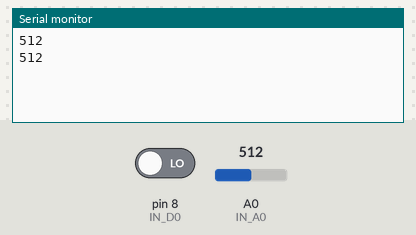
Recording of a sketch running on a simulated Arduino Uno, built with avr-gcc and run on an emulated ATmega328P. On the bench: the last lines printed to the serial monitor. Inputs (shaded band) come from the test bench; at power-on: A0 (IN_A0) = 512, pin 8 (IN_D0) LOW.

Above: at 1.8 s.
1.9 s: A0 (IN_A0) set to 716
At 2.8 s:
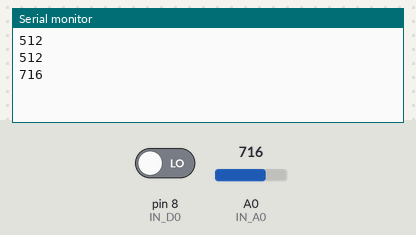
3.4 s: A0 (IN_A0) set to 900
At 4.3 s:
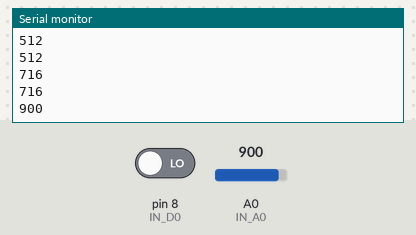
Timing chart, 0 to 6.4 s (numbered marks = the images above; inputs shaded):
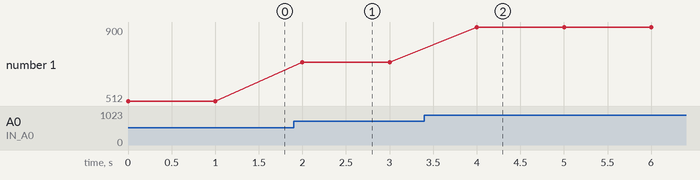

Measured:
- after the input at 1.9 s, the serial monitor: prints a new line after 0.10 s (image 1)
- after the input at 3.4 s, the serial monitor: prints a new line after 0.60 s (image 2)
- plotted number 1: 512 → 716 after the input at 1.9 s, 716 → 900 after the input at 3.4 s

The sketch:

theOtherLine.ino
```cpp
// (c) Michael Schoeffler 2017, http://www.mschoeffler.de
//#include <Wire.h>
//#include <LiquidCrystal_I2C.h>

//LiquidCrystal_I2C lcd(0x27, 2, 1, 0, 4, 5, 6, 7, 3, POSITIVE); // initializes the LCM1602 IIC V1 (LCD module)
// 0x27 is the I2C address. This address might be different.

const int IN_A0 = A0; // analog input
const int IN_D0 = 8; // digital input

void setup() {
  Serial.begin(9600);
  pinMode (IN_A0, INPUT);
  pinMode (IN_D0, INPUT);

  //lcd.begin(16, 2); // begins connection to the LCD module
  //lcd.backlight(); // turns on the backlight
}

int value_A0;
bool value_D0;

void loop() {

  value_A0 = analogRead(IN_A0); // reads the analog input from the IR distance sensor
  value_D0 = digitalRead(IN_D0);// reads the digital input from the IR distance sensor
  Serial.println(value_A0);


  delay(1000);
}
```
